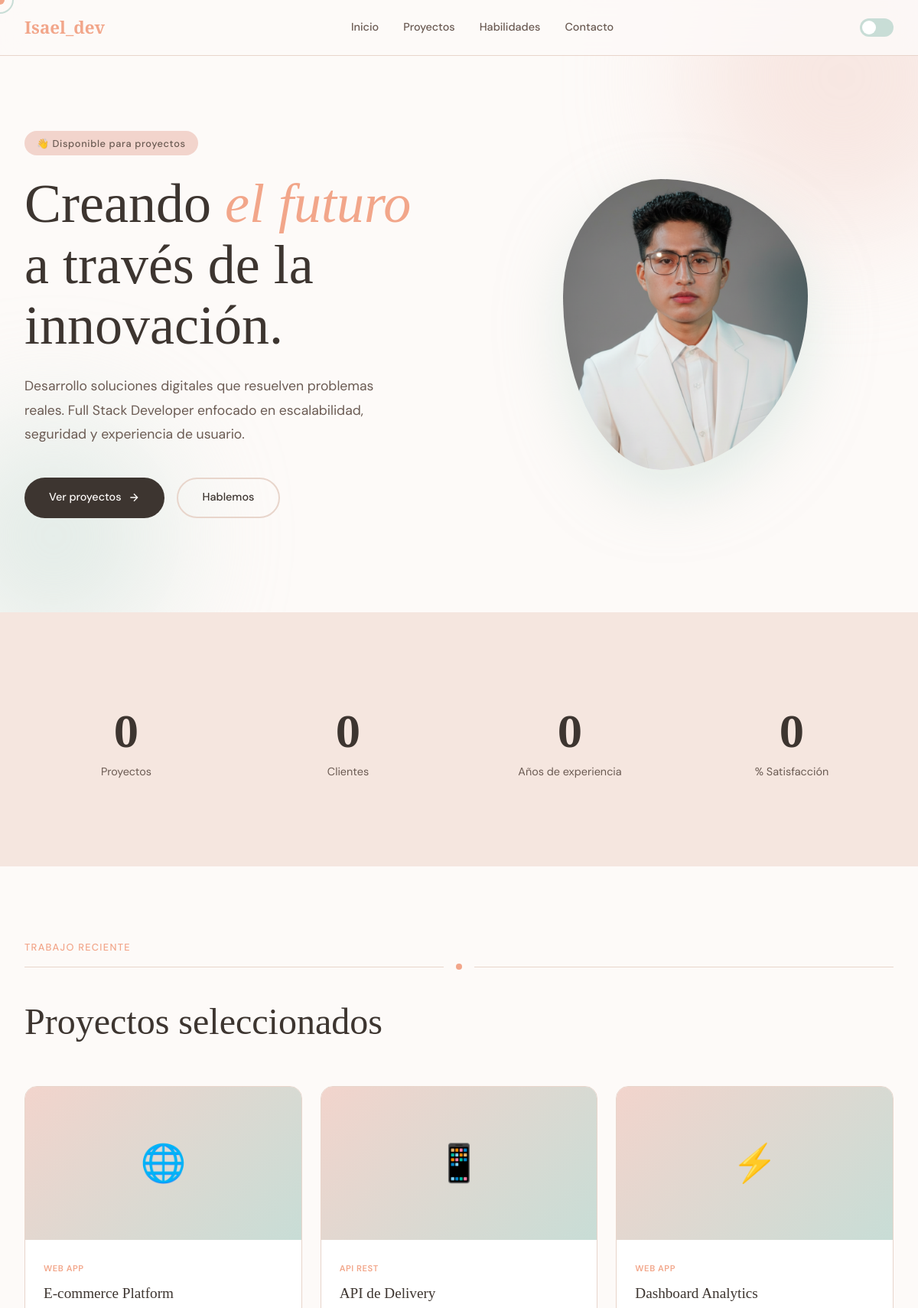
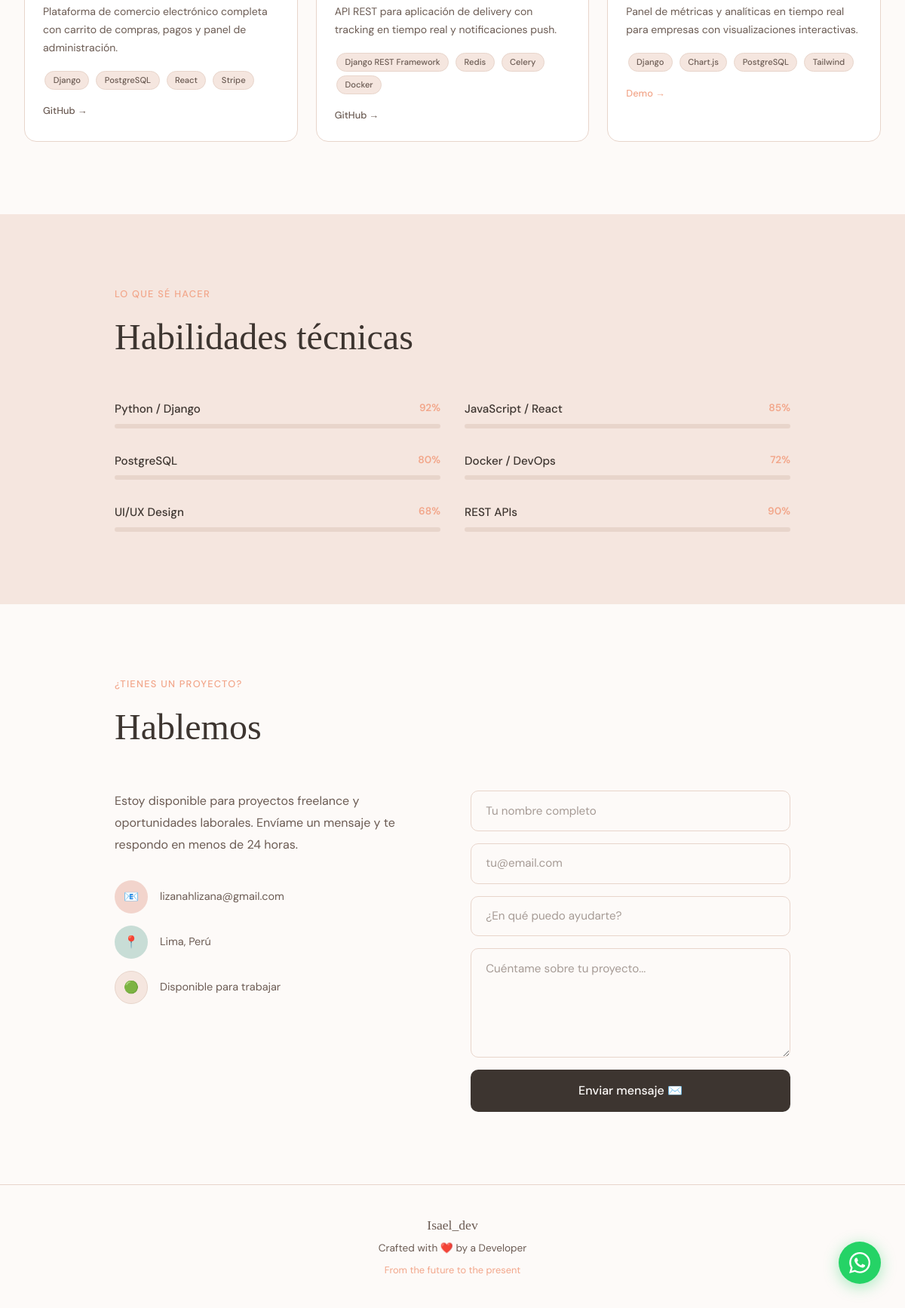
The page / on the database its author committed (2 pictures, top to bottom).
### portfolio_app/models.py (models this page shows, shortened)
class Estadistica(models.Model):
    icono = models.CharField(max_length=50, verbose_name="Icono (clase CSS)")
    numero = models.PositiveIntegerField(verbose_name="Número")
    etiqueta = models.CharField(max_length=100, verbose_name="Etiqueta")
    orden = models.PositiveIntegerField(default=0)
    class Meta:
        verbose_name = "Estadística"
        verbose_name_plural = "Estadísticas"
        ordering = ['orden']

class Proyecto(models.Model):
    titulo = models.CharField(max_length=200, verbose_name="Título")
    descripcion = models.TextField(verbose_name="Descripción")
    categoria = models.ForeignKey(
        Categoria, on_delete=models.SET_NULL,
        null=True, blank=True, verbose_name="Categoría"
    )
    imagen = models.ImageField(
        upload_to='proyectos/', blank=True, null=True,
        verbose_name="Imagen del proyecto"
    )
    url_demo = models.URLField(blank=True, verbose_name="URL Demo")
    url_github = models.URLField(blank=True, verbose_name="URL GitHub")
    tecnologias = models.CharField(
        max_length=300, blank=True,
        verbose_name="Tecnologías (separadas por coma)"
    )
    destacado = models.BooleanField(default=False, verbose_name="¿Destacado?")
    orden = models.PositiveIntegerField(default=0, verbose_name="Orden de aparición")
    fecha_creacion = models.DateField(auto_now_add=True)
    class Meta:
        verbose_name = "Proyecto"
        verbose_name_plural = "Proyectos"
        ordering = ['orden', '-fecha_creacion']
    def lista_tecnologias(self):
        return [t.strip() for t in self.tecnologias.split(',') if t.strip()]

class Categoria(models.Model):
    nombre = models.CharField(max_length=100, verbose_name="Nombre")
    color = models.CharField(max_length=7, default="#F2A68A", verbose_name="Color hex")
    class Meta:
        verbose_name = "Categoría"
        verbose_name_plural = "Categorías"

class Habilidad(models.Model):
    nombre = models.CharField(max_length=100, verbose_name="Nombre")
    porcentaje = models.PositiveIntegerField(default=80, verbose_name="Porcentaje (%)")
    orden = models.PositiveIntegerField(default=0)
    class Meta:
        verbose_name = "Habilidad"
        verbose_name_plural = "Habilidades"
        ordering = ['orden']

### portfolio_app/views.py (the view)
# urls.py: path('', vistas.inicio, name='inicio'),
def inicio(peticion):
    proyectos = Proyecto.objects.all()
    estadisticas = Estadistica.objects.all()
    habilidades = Habilidad.objects.all()
    formulario = FormularioContacto()
    contexto = {
        'proyectos': proyectos,
        'estadisticas': estadisticas,
        'habilidades': habilidades,
        'formulario': formulario,
        'total_proyectos': proyectos.count(),
    }
    return render(peticion, 'portfolio_app/inicio.html', contexto)

### portfolio_app/forms.py
class FormularioContacto(forms.ModelForm):
    class Meta:
        model = MensajeContacto
        fields = ['nombre', 'email', 'asunto', 'mensaje']
        widgets = {
            'nombre': forms.TextInput(attrs={
                'class': 'campo-formulario',
                'placeholder': 'Tu nombre completo'
            }),
            'email': forms.EmailInput(attrs={
                'class': 'campo-formulario',
                'placeholder': 'tu@email.com'
            }),
            'asunto': forms.TextInput(attrs={
                'class': 'campo-formulario',
                'placeholder': '¿En qué puedo ayudarte?'
            }),
            'mensaje': forms.Textarea(attrs={
                'class': 'campo-formulario',
                'placeholder': 'Cuéntame sobre tu proyecto...',
                'rows': 5
            }),
        }

### portfolio_app/templates/portfolio_app/inicio.html (shortened to what this page needs)
{% load static %}
<!DOCTYPE html>
<html lang="es" data-tema="claro">
<head>
    <script src="https://cdn.tailwindcss.com"></script>
    <link href="https://unpkg.com/aos@2.3.1/dist/aos.css" rel="stylesheet">
</head>
<body>
    <div id="cursor-principal"></div>
    <div id="cursor-seguidor"></div>
    <nav class="navbar">
        <a href="#inicio" class="logo-nav"> <span>Isael_dev</span> </a>
        <div class="nav-links">
            <a href="#inicio">Inicio</a>
            <a href="#proyectos">Proyectos</a>
            <a href="#habilidades">Habilidades</a>
            <a href="#contacto">Contacto</a>
        </div>
        <button id="btn-tema" title="Cambiar tema" aria-label="Cambiar tema"></button>
    </nav>
    <section class="seccion-hero" id="inicio">
        <div class="blob-decorativo blob-1"></div>
        <div class="max-w-6xl mx-auto w-full relative z-10">
            <div class="grid md:grid-cols-2 gap-12 items-center">
                <div>
                    <span class="etiqueta-hero" data-aos="fade-down" data-aos-duration="600">
                        👋 Disponible para proyectos
                    </span>
                    <h1 class="titulo-hero" data-aos="fade-up" data-aos-duration="700" data-aos-delay="100">
                        Creando <em>el futuro</em><br>
                        a través de la<br>
                        innovación.
                    </h1>
                    <p class="descripcion-hero" data-aos="fade-up" data-aos-duration="700" data-aos-delay="200">
                        Desarrollo soluciones digitales que resuelven problemas reales.
                        Full Stack Developer enfocado en escalabilidad, seguridad y experiencia de usuario.
                    </p>
                    <div class="flex flex-wrap gap-4" data-aos="fade-up" data-aos-duration="700" data-aos-delay="300">
                        <a href="#proyectos" class="btn-primario">
                            Ver proyectos
                            <svg width="16" height="16" viewBox="0 0 24 24" fill="none" stroke="currentColor" stroke-width="2"><path d="M5 12h14M12 5l7 7-7 7"/></svg>
                        </a>
                        <a href="#contacto" class="btn-secundario">
                            Hablemos
                        </a>
                    </div>
                </div>
<div class="hidden md:flex justify-center" data-aos="fade-left" data-aos-duration="800" data-aos-delay="200">
    <img src="{% static 'portfolio_app/foto.jpg' %}"
         alt="Mi foto"
         style="width:320px; height:380px; object-fit:cover; border-radius: 40% 60% 60% 40% / 40% 40% 60% 60%; box-shadow: 0 30px 80px rgba(200,221,214,0.5);">
</div>
                </div>
            </div>
    </section>
    <section class="seccion-estadisticas" id="estadisticas">
        <div class="max-w-6xl mx-auto">
            <div class="grid grid-cols-2 md:grid-cols-4 gap-6">
                {% if estadisticas %}
                    {% for stat in estadisticas %}
                    <div class="tarjeta-estadistica" data-aos="fade-up" data-aos-delay="{{ forloop.counter0 }}00">
                        <span class="numero-estadistica contador" data-objetivo="{{ stat.numero }}">0</span>
                        <span class="etiqueta-estadistica">{{ stat.etiqueta }}</span>
                    </div>
                    {% endfor %}
                {% endif %}
            </div>
        </div>
    </section>
    <section class="seccion-proyectos" id="proyectos">
        <div class="max-w-6xl mx-auto">
            <span class="etiqueta-seccion" data-aos="fade-up">Trabajo reciente</span>
            <div class="divisor" data-aos="fade-up">
                <div class="linea-divisor"></div>
                <div class="punto-divisor"></div>
                <div class="linea-divisor"></div>
            </div>
            <h2 class="titulo-seccion" data-aos="fade-up">Proyectos seleccionados</h2>
            <div class="grid md:grid-cols-2 lg:grid-cols-3 gap-6">
                {% if proyectos %}
                    {% for proyecto in proyectos %}
                    <div class="tarjeta-proyecto" data-aos="fade-up" data-aos-delay="{{ forloop.counter0 }}50">
                        {% if proyecto.imagen %}
                            <img src="{{ proyecto.imagen.url }}" alt="{{ proyecto.titulo }}" class="imagen-proyecto" style="display:block;">
                        {% else %}
                            <div class="imagen-proyecto">
                                {% cycle '🌐' '📱' '⚡' '🎨' '🛒' '📊' %}
                            </div>
                        {% endif %}
                        <div class="cuerpo-tarjeta">
                            {% if proyecto.categoria %}
                            <span style="font-size:0.7rem; color:var(--durazno); font-weight:600; letter-spacing:0.05em; text-transform:uppercase;">
                                {{ proyecto.categoria.nombre }}
                            </span>
                            {% endif %}
                            <h3 style="font-family:'Playfair Display',serif; font-size:1.2rem; margin: 0.5rem 0; color:var(--texto);">
                                {{ proyecto.titulo }}
                            </h3>
                            <p style="font-size:0.875rem; color:var(--texto-2); line-height:1.7; margin-bottom:1rem;">
                                {{ proyecto.descripcion|truncatewords:20 }}
                            </p>
                            <div style="margin-bottom:1rem;">
                                {% for tec in proyecto.lista_tecnologias %}
                                <span class="chip-tecnologia">{{ tec }}</span>
                                {% endfor %}
                            </div>
                            <div style="display:flex; gap:1rem;">
                                {% if proyecto.url_demo %}
                                <a href="{{ proyecto.url_demo }}" target="_blank"
                                   style="font-size:0.8rem; color:var(--durazno); font-weight:500; text-decoration:none;">
                                    Demo →
                                </a>
                                {% endif %}
                                {% if proyecto.url_github %}
                                <a href="{{ proyecto.url_github }}" target="_blank"
                                   style="font-size:0.8rem; color:var(--texto-2); font-weight:500; text-decoration:none;">
                                    GitHub →
                                </a>
                                {% endif %}
                            </div>
                        </div>
                    </div>
                    {% endfor %}
                {% endif %}
            </div>
        </div>
    </section>
    <section class="seccion-habilidades" id="habilidades">
        <div class="max-w-4xl mx-auto">
            <span class="etiqueta-seccion" data-aos="fade-up">Lo que sé hacer</span>
            <h2 class="titulo-seccion" data-aos="fade-up">Habilidades técnicas</h2>
            <div class="grid md:grid-cols-2 gap-8">
                {% if habilidades %}
                    {% for habilidad in habilidades %}
                    <div data-aos="fade-up" data-aos-delay="{{ forloop.counter0 }}50">
                        <div style="display:flex; justify-content:space-between; margin-bottom:0.5rem;">
                            <span style="font-weight:500; font-size:0.95rem; color:var(--texto);">{{ habilidad.nombre }}</span>
                            <span style="font-size:0.85rem; color:var(--durazno); font-weight:600;">{{ habilidad.porcentaje }}%</span>
                        </div>
                        <div class="barra-habilidad">
                        </div>
                    </div>
                    {% endfor %}
                {% endif %}
            </div>
        </div>
    </section>
    <section class="seccion-contacto" id="contacto">
        <div class="max-w-4xl mx-auto">
            <span class="etiqueta-seccion" data-aos="fade-up">¿Tienes un proyecto?</span>
            <h2 class="titulo-seccion" data-aos="fade-up">Hablemos</h2>
            <div class="grid md:grid-cols-2 gap-12 items-start">
                <div data-aos="fade-right">
                    <p style="color:var(--texto-2); line-height:1.8; margin-bottom:2rem;">
                        Estoy disponible para proyectos freelance y oportunidades laborales.
                        Envíame un mensaje y te respondo en menos de 24 horas.
                    </p>
                    <div style="display:flex; flex-direction:column; gap:1rem;">
                        <div style="display:flex; align-items:center; gap:1rem;">
                            <div style="width:44px;height:44px;background:var(--rosa);border-radius:50%;display:flex;align-items:center;justify-content:center;">📧</div>
                            <span style="color:var(--texto-2); font-size:0.9rem;">lizanahlizana@gmail.com</span>
                        </div>
                        <div style="display:flex; align-items:center; gap:1rem;">
                            <div style="width:44px;height:44px;background:var(--menta);border-radius:50%;display:flex;align-items:center;justify-content:center;">📍</div>
                            <span style="color:var(--texto-2); font-size:0.9rem;">Lima, Perú</span>
                        </div>
                        <div style="display:flex; align-items:center; gap:1rem;">
                            <div style="width:44px;height:44px;background:var(--crema);border-radius:50%;display:flex;align-items:center;justify-content:center;border:1px solid var(--borde);">🟢</div>
                            <span style="color:var(--texto-2); font-size:0.9rem;">Disponible para trabajar</span>
                        </div>
                    </div>
                </div>
                <div data-aos="fade-left">
                    <form method="POST" action="{% url 'enviar_contacto' %}" style="display:flex; flex-direction:column; gap:1rem;">
                        {{ formulario.nombre }}
                        {{ formulario.email }}
                        {{ formulario.asunto }}
                        {{ formulario.mensaje }}
                        <button type="submit" class="btn-enviar">
                            Enviar mensaje ✉️
                        </button>
                    </form>
                </div>
            </div>
        </div>
    </section>
    <footer class="footer">
        <p style="font-family:'Playfair Display',serif; font-size:1.1rem; margin-bottom:0.5rem;">Isael_dev</p>
        <p>Crafted with ❤️ by a Developer</p>
        <p style="margin-top:0.5rem;">
            <a href="/admin/" style="color:var(--durazno); text-decoration:none; font-size:0.8rem;">From the future to the present</a>
        </p>
    </footer>
    <a href="https://wa.me/51999999999?text=Hola%2C%20vi%20tu%20portafolio%20y%20quiero%20hablar%20sobre%20un%20proyecto"
       class="whatsapp-flotante"
       target="_blank"
       title="Contáctame por WhatsApp">
    </a>
</body>
</html>

### rows shown on the page
Estadistica: etiqueta "Proyectos"
Estadistica: etiqueta "Clientes"
Estadistica: etiqueta "Años de experiencia"
Estadistica: etiqueta "% Satisfacción"
Proyecto: categoria.nombre "WEB APP", titulo "E-commerce Platform", descripcion "Plataforma de comercio electrónico completa con carrito de compras, pagos y panel de administración.", lista_tecnologias "Django" "PostgreSQL" "React" "Stripe"
Proyecto: categoria.nombre "API REST", titulo "API de Delivery", descripcion "API REST para aplicación de delivery con tracking en tiempo real y notificaciones push.", lista_tecnologias "Django REST Framework" "Redis" "Celery" "Docker"
Proyecto: categoria.nombre "WEB APP", titulo "Dashboard Analytics", descripcion "Panel de métricas y analíticas en tiempo real para empresas con visualizaciones interactivas.", lista_tecnologias "Django" "Chart.js" "PostgreSQL" "Tailwind"
Habilidad: nombre "Python / Django", porcentaje "92"
Habilidad: nombre "JavaScript / React", porcentaje "85"
Habilidad: nombre "PostgreSQL", porcentaje "80"
Habilidad: nombre "Docker / DevOps", porcentaje "72"
Habilidad: nombre "UI/UX Design", porcentaje "68"
Habilidad: nombre "REST APIs", porcentaje "90"
